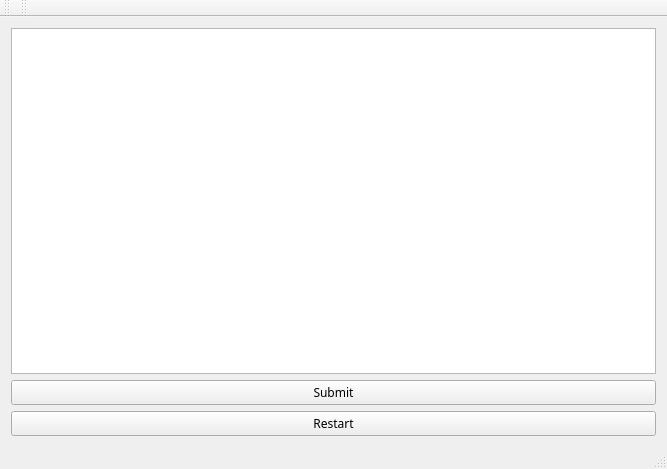
<?xml version="1.0" encoding="UTF-8"?>
<ui version="4.0">
 <class>MainWindow</class>
 <widget class="QMainWindow" name="MainWindow">
  <property name="geometry">
   <rect>
    <x>0</x>
    <y>0</y>
    <width>667</width>
    <height>469</height>
   </rect>
  </property>
  <property name="font">
   <font>
    <family>Mehr Nastaliq Web</family>
   </font>
  </property>
  <property name="windowTitle">
   <string>MainWindow</string>
  </property>
  <property name="toolTip">
   <string/>
  </property>
  <property name="layoutDirection">
   <enum>Qt::LeftToRight</enum>
  </property>
  <widget class="QWidget" name="centralWidget">
   <property name="layoutDirection">
    <enum>Qt::LeftToRight</enum>
   </property>
   <layout class="QVBoxLayout" name="verticalLayout_5">
    <item>
     <layout class="QVBoxLayout" name="verticalLayout_4">
      <property name="sizeConstraint">
       <enum>QLayout::SetFixedSize</enum>
      </property>
      <item>
       <widget class="QTextEdit" name="textEdit">
        <property name="font">
         <font>
          <pointsize>14</pointsize>
         </font>
        </property>
        <property name="mouseTracking">
         <bool>false</bool>
        </property>
        <property name="layoutDirection">
         <enum>Qt::LeftToRight</enum>
        </property>
        <property name="autoFillBackground">
         <bool>false</bool>
        </property>
        <property name="locale">
         <locale language="Urdu" country="Pakistan"/>
        </property>
        <property name="html">
         <string>&lt;!DOCTYPE HTML PUBLIC &quot;-//W3C//DTD HTML 4.0//EN&quot; &quot;http://www.w3.org/TR/REC-html40/strict.dtd&quot;&gt;
&lt;html&gt;&lt;head&gt;&lt;meta name=&quot;qrichtext&quot; content=&quot;1&quot; /&gt;&lt;style type=&quot;text/css&quot;&gt;
p, li { white-space: pre-wrap; }
&lt;/style&gt;&lt;/head&gt;&lt;body style=&quot; font-family:'Mehr Nastaliq Web'; font-size:14pt; font-weight:400; font-style:normal;&quot;&gt;
&lt;p dir='rtl' style=&quot;-qt-paragraph-type:empty; margin-top:0px; margin-bottom:0px; margin-left:0px; margin-right:0px; -qt-block-indent:0; text-indent:0px; font-size:8.25pt;&quot;&gt;&lt;br /&gt;&lt;/p&gt;&lt;/body&gt;&lt;/html&gt;</string>
        </property>
        <property name="acceptRichText">
         <bool>false</bool>
        </property>
       </widget>
      </item>
      <item>
       <widget class="QPushButton" name="pushButton">
        <property name="enabled">
         <bool>true</bool>
        </property>
        <property name="toolTip">
         <string>&lt;html&gt;&lt;head/&gt;&lt;body&gt;&lt;p&gt;Ctrl + Enter&lt;/p&gt;&lt;/body&gt;&lt;/html&gt;</string>
        </property>
        <property name="text">
         <string>Submit</string>
        </property>
       </widget>
      </item>
     </layout>
    </item>
    <item>
     <widget class="QPushButton" name="pushButton_2">
      <property name="text">
       <string>Restart</string>
      </property>
     </widget>
    </item>
   </layout>
  </widget>
  <widget class="QMenuBar" name="menuBar">
   <property name="geometry">
    <rect>
     <x>0</x>
     <y>0</y>
     <width>667</width>
     <height>17</height>
    </rect>
   </property>
  </widget>
  <widget class="QToolBar" name="mainToolBar">
   <attribute name="toolBarArea">
    <enum>TopToolBarArea</enum>
   </attribute>
   <attribute name="toolBarBreak">
    <bool>false</bool>
   </attribute>
  </widget>
  <widget class="QStatusBar" name="statusBar"/>
  <widget class="QToolBar" name="toolBar">
   <property name="windowTitle">
    <string>toolBar</string>
   </property>
   <attribute name="toolBarArea">
    <enum>TopToolBarArea</enum>
   </attribute>
   <attribute name="toolBarBreak">
    <bool>false</bool>
   </attribute>
  </widget>
 </widget>
 <layoutdefault spacing="6" margin="11"/>
 <resources/>
 <connections/>
</ui>
